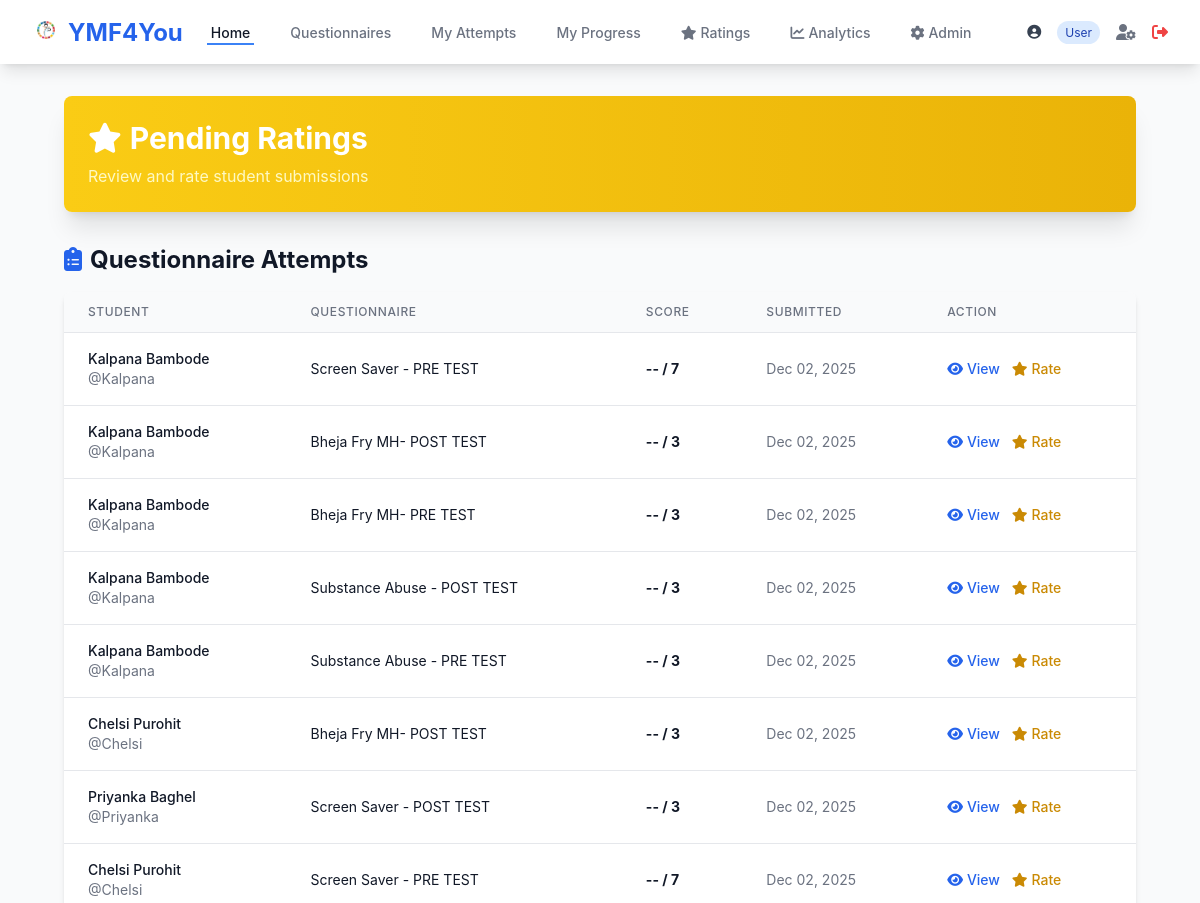
/ratings/pending/ (signed in, upper part), run on an earlier commit of the app's database.
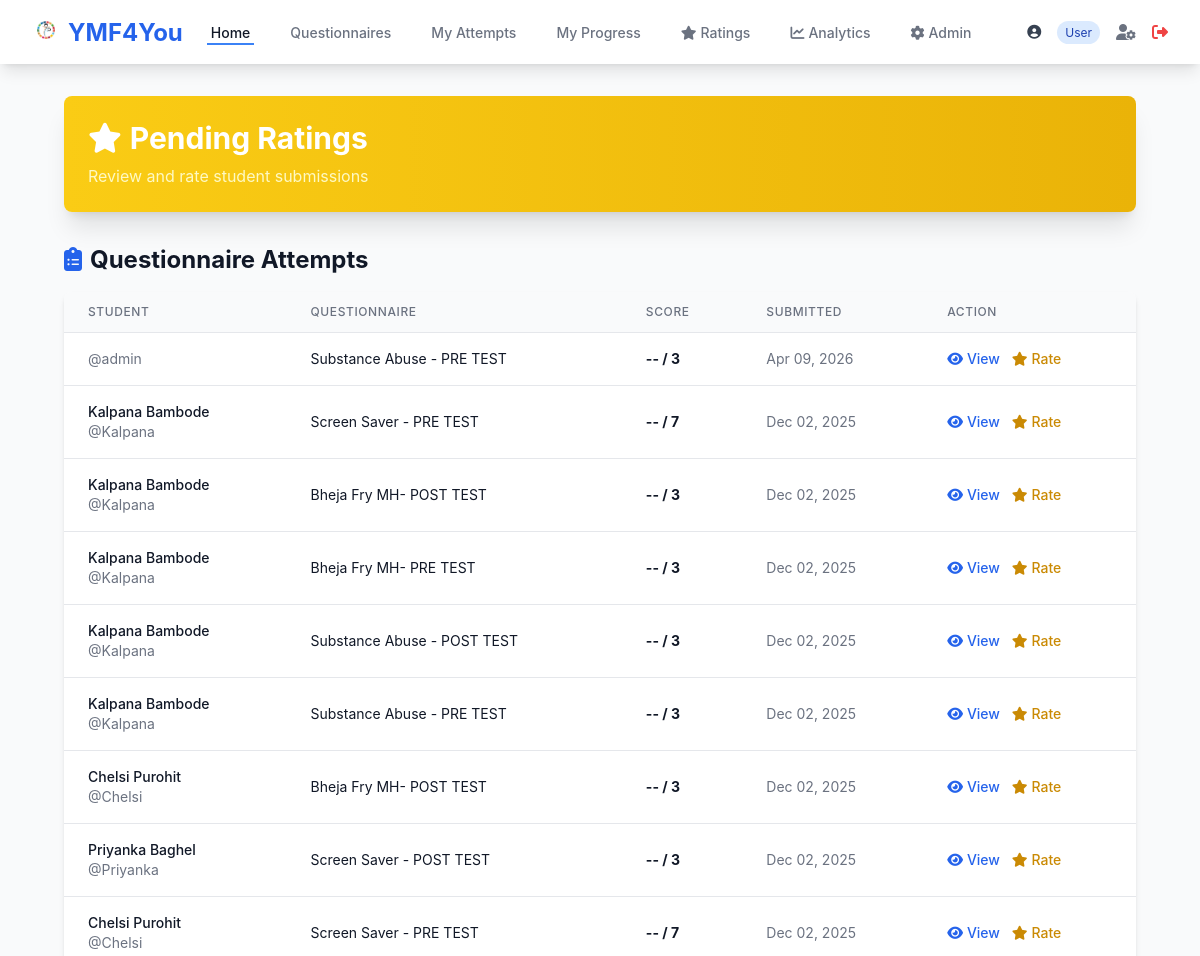
And on a later commit of the database.
### questionnaires/models.py (models this page shows, shortened)
class UserQuestionnaireAttempt(models.Model):
    STATUS_CHOICES = [
        ('IN_PROGRESS', 'In Progress'),
        ('SUBMITTED', 'Submitted'),
        ('RATED', 'Rated'),
    ]
    user = models.ForeignKey(settings.AUTH_USER_MODEL, on_delete=models.CASCADE, related_name='questionnaire_attempts')
    questionnaire = models.ForeignKey(Questionnaire, on_delete=models.CASCADE, related_name='attempts')
    status = models.CharField(max_length=20, choices=STATUS_CHOICES, default='IN_PROGRESS')
    started_at = models.DateTimeField(auto_now_add=True)
    submitted_at = models.DateTimeField(null=True, blank=True)
    time_taken_minutes = models.IntegerField(null=True, blank=True)
    score = models.FloatField(null=True, blank=True)
    total_marks = models.IntegerField(default=0)
    class Meta:
        ordering = ['-started_at']

class Questionnaire(models.Model):
    TEST_TYPE_CHOICES = [
        ('PRE', 'Pre-Test'),
        ('POST', 'Post-Test'),
        ('PRE_CAMP', 'Pre-Camp'),
        ('POST_CAMP', 'Post-Camp'),
        ('INTERCAMP', 'Intercamp'),
    ]
    title = models.CharField(max_length=300)
    description = models.TextField(blank=True)
    test_type = models.CharField(max_length=20, choices=TEST_TYPE_CHOICES)
    session = models.ForeignKey(Session, on_delete=models.CASCADE, null=True, blank=True, related_name='questionnaires')
    intercamp_activity = models.ForeignKey(IntercampActivity, on_delete=models.CASCADE, null=True, blank=True, related_name='questionnaires')
    batch = models.ForeignKey(Batch, on_delete=models.CASCADE, null=True, blank=True, related_name='questionnaires')
    time_limit_minutes = models.IntegerField(null=True, blank=True, help_text='Leave blank for no time limit')
    is_active = models.BooleanField(default=False)
    is_published = models.BooleanField(default=False)
    allow_multiple_attempts = models.BooleanField(default=False)
    open_date = models.DateTimeField(null=True, blank=True)
    close_date = models.DateTimeField(null=True, blank=True)
    created_by = models.ForeignKey(settings.AUTH_USER_MODEL, on_delete=models.SET_NULL, null=True)
    created_at = models.DateTimeField(auto_now_add=True)
    updated_at = models.DateTimeField(auto_now=True)
    class Meta:
        ordering = ['-created_at']

### accounts/models.py (models this page shows, shortened)
class User(AbstractUser):
    ROLE_CHOICES = [
        ('USER', 'User'),
        ('VOLUNTEER', 'Volunteer'),
        ('ADMIN', 'Admin'),
    ]
    role = models.CharField(max_length=10, choices=ROLE_CHOICES, default='USER')
    first_name = models.CharField(max_length=150)
    last_name = models.CharField(max_length=150)
    email = models.EmailField(unique=True)
    phone = models.CharField(max_length=15, blank=True, null=True)
    profile_pic = models.ImageField(upload_to='profile_pics/', blank=True, null=True)
    created_at = models.DateTimeField(auto_now_add=True)
    updated_at = models.DateTimeField(auto_now=True)
    class Meta:
        ordering = ['-created_at']
    def is_admin_role(self):
        return self.role == 'ADMIN' or self.is_superuser
    def is_volunteer_role(self):
        return self.role == 'VOLUNTEER' or self.is_admin_role()

### ratings/views.py (the view)
# urls.py: path('pending/', views.pending_ratings, name='pending_ratings'),
@login_required
def pending_ratings(request):
    if not request.user.is_volunteer_role():
        messages.error(request, 'You do not have permission to view this page.')
        return redirect('core:homepage')
    pending_attempts = UserQuestionnaireAttempt.objects.filter(
        status='SUBMITTED'
    ).select_related('user', 'questionnaire')
    pending_media = MediaSubmission.objects.filter(
        status='PENDING'
    ).select_related('user', 'intercamp_activity')
    context = {
        'pending_attempts': pending_attempts,
        'pending_media': pending_media,
    }
    return render(request, 'ratings/pending_ratings.html', context)

### ratings/templates/ratings/pending_ratings.html (shortened to what this page needs)
{% extends 'base.html' %}
{% block content %}
<div class="max-w-7xl mx-auto px-4 sm:px-6 lg:px-8">
    <div class="bg-gradient-to-r from-yellow-400 to-yellow-500 rounded-lg shadow-xl p-4 sm:p-6 mb-6 sm:mb-8 text-white">
        <h1 class="text-2xl sm:text-3xl font-bold mb-2">
            <i class="fas fa-star mr-2"></i>Pending Ratings
        </h1>
        <p class="text-yellow-100 text-sm sm:text-base">Review and rate student submissions</p>
    </div>
    <div class="mb-6 sm:mb-8">
        <h2 class="text-xl sm:text-2xl font-bold text-gray-900 mb-4 px-2 sm:px-0">
            <i class="fas fa-clipboard-list text-blue-600 mr-2"></i>Questionnaire Attempts
        </h2>
        {% if pending_attempts %}
        <div class="hidden md:block bg-white rounded-lg shadow-md overflow-hidden">
            <div class="overflow-x-auto">
                <table class="min-w-full divide-y divide-gray-200">
                    <thead class="bg-gray-50">
                        <tr>
                            <th class="px-6 py-3 text-left text-xs font-medium text-gray-500 uppercase tracking-wider whitespace-nowrap">Student</th>
                            <th class="px-6 py-3 text-left text-xs font-medium text-gray-500 uppercase tracking-wider whitespace-nowrap">Questionnaire</th>
                            <th class="px-6 py-3 text-left text-xs font-medium text-gray-500 uppercase tracking-wider whitespace-nowrap">Score</th>
                            <th class="px-6 py-3 text-left text-xs font-medium text-gray-500 uppercase tracking-wider whitespace-nowrap">Submitted</th>
                            <th class="px-6 py-3 text-left text-xs font-medium text-gray-500 uppercase tracking-wider whitespace-nowrap">Action</th>
                        </tr>
                    </thead>
                    <tbody class="bg-white divide-y divide-gray-200">
                        {% for attempt in pending_attempts %}
                        <tr class="hover:bg-gray-50">
                            <td class="px-6 py-4 whitespace-nowrap">
                                <div class="text-sm font-medium text-gray-900">{{ attempt.user.get_full_name }}</div>
                                <div class="text-sm text-gray-500">@{{ attempt.user.username }}</div>
                            </td>
                            <td class="px-6 py-4">
                                <div class="text-sm text-gray-900">{{ attempt.questionnaire.title }}</div>
                            </td>
                            <td class="px-6 py-4 whitespace-nowrap">
                                <div class="text-sm font-bold text-gray-900">
                                    {{ attempt.score|default:"--" }} / {{ attempt.total_marks }}
                                </div>
                            </td>
                            <td class="px-6 py-4 whitespace-nowrap text-sm text-gray-500">
                                {{ attempt.submitted_at|date:"M d, Y" }}
                            </td>
                            <td class="px-6 py-4 whitespace-nowrap text-sm font-medium space-x-2">
                                <a href="{% url 'questionnaires:view_results' attempt.id %}" class="text-blue-600 hover:text-blue-900">
                                    <i class="fas fa-eye mr-1"></i>View
                                </a>
                                <a href="{% url 'ratings:rate_attempt' attempt.id %}" class="text-yellow-600 hover:text-yellow-900">
                                    <i class="fas fa-star mr-1"></i>Rate
                                </a>
                            </td>
                        </tr>
                        {% endfor %}
                    </tbody>
                </table>
            </div>
        </div>
        {% else %}
        <div class="bg-gray-50 border border-gray-200 rounded-lg p-6 text-center mx-2 sm:mx-0">
            <i class="fas fa-check-circle text-green-500 text-4xl mb-2"></i>
            <p class="text-gray-600 text-sm sm:text-base">No pending questionnaire attempts to rate</p>
        </div>
        {% endif %}
    </div>
</div>
{% endblock %}

What changed in the data, as far as the page shows it:
added UserQuestionnaireAttempt: user.username "admin", questionnaire "Substance Abuse - PRE TEST", score "--", total_marks "3", submitted_at "Apr 09, 2026"
